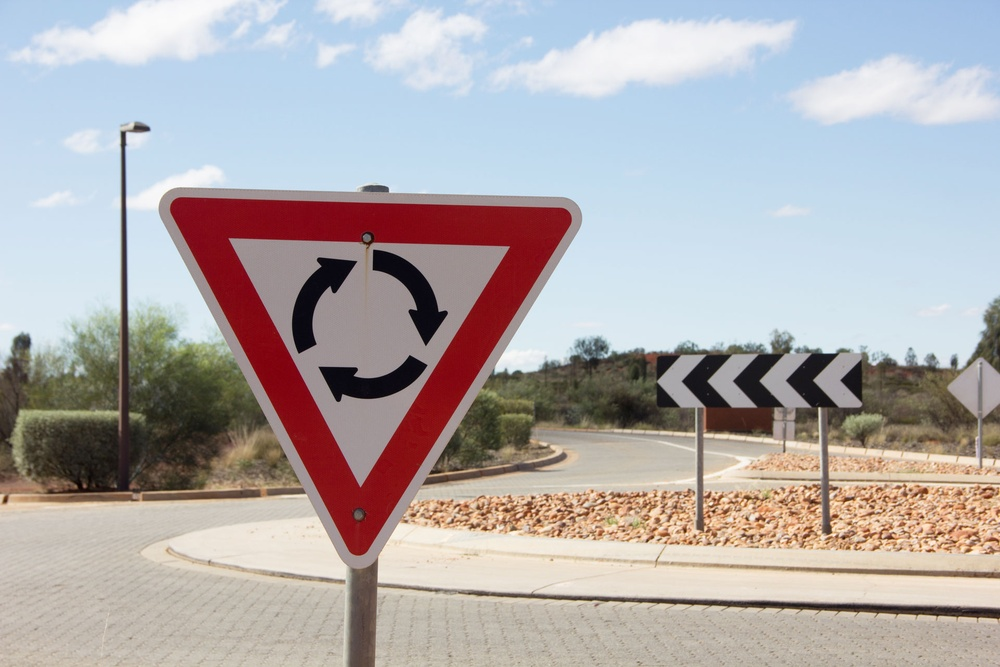
%> input picture znak.jpg, 1000 x 667 px, shrunk from 1920 x 1280 before the run
$ octave --eval "result = otsu(imread('znak.jpg'));"   (GNU Octave 9; MATLAB toolbox functions it lacks are replaced by stand-ins)
%> lines starting %> are read from the running program, lines starting %| are printed output that depends on the picture
 function T = otsu (im)
% J = imnoise(im,'gaussian',0.1, 0.35);
% im = imread ('C:\Users\dendo\Desktop\tex_zren\znak.jpg');

im = im2gray(im); %преобразуем в полутон
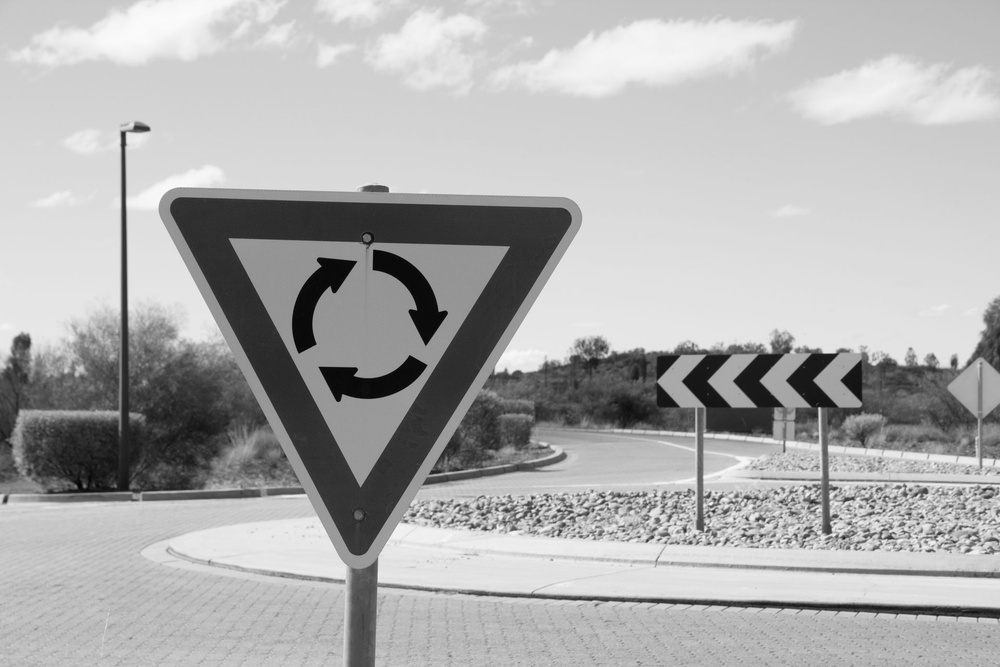
%> im: size 667x1000 uint8; min 1, max 253, mean 173.6
h = imhist (im);  %гистограмма изображения
%> h = 256 values, max 17587 at index 209, min 0 at index 1, mean 2605.5
% [4 lines of commented-out code are left out]

var = zeros(1,256);
numPixel = sum (h);    %Общее количество всех пикселей гистограммы
%> numPixel = 667000
p = h / numPixel;      %Средний уровень яркости исходного изображения
%> p = 256 values, max 0.0264 at index 209, min 0 at index 1, mean 0.00391

L = 256;

porog = graythresh(im);
%> porog = 0.525
for t = 1:L

    wBack =  sum(p(1 : t));        %распределение вероятностей для фона
    wObject = sum(p(t + 1 : L));     %распределение вероятностей для объекта

    % математическое ожидание для фона и объекта
    mBack = dot(1 : t, p(1 : t)) / wBack;
    mObject = dot(t + 1 : L, p(t + 1  : L)) / wObject;


    var(t) = wObject * wBack * (mBack - mObject).^2;    %дисперсия
    % [7 lines of commented-out code are left out]

end
%> this loop made 256 passes
%> (wBack, wObject, mBack, mObject) on passes 1 to 3: (0, 1, NaN, 174.6), (3e-06, 1, 2, 174.6), (1.35e-05, 1, 2.78, 174.6)


[maxVar idx] = max(var);  %Максимальная дисперсия
%> maxVar = 3106.8; idx = 135
F = find (var == maxVar);
%> F = 135
% Threshold = F/255;
Threshold = idx/256;
%> Threshold = 0.527
T = Threshold;
%> T = 0.527
% [8 lines of commented-out code are left out]
